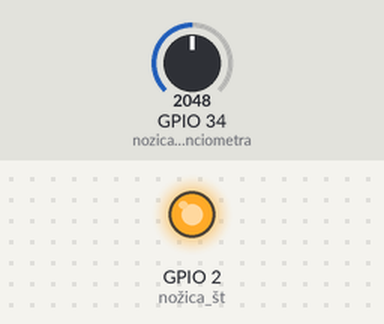
Bench run of a program on a simulated ESP32. Parts: output pins drawn as LEDs (lit = HIGH). The test bench sets the inputs (shaded band); at power-on: GPIO 34 (nozicaPotenciometra) = 2048. WiFi joins after 1.5 s; servers stay silent unless stated; what the program prints to the serial monitor is not drawn.

Above: at 1.6 s.
At 3.1 s:
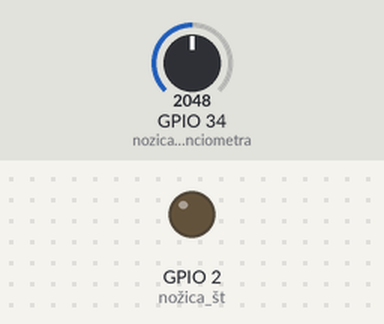
Timing chart, 0 to 4.6 s (numbered marks = the images above):
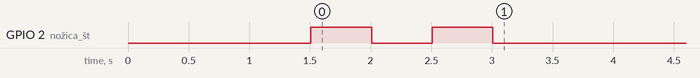

The program:

main.cpp
```cpp
#include <Arduino.h>
#include <WiFi.h>
#include <WebSocketsClient.h>
#include <ArduinoJson.h>

const char* ssid = "BUM";
const char* password = "N0gavica";

int portNumber = 8811; // preko vrat 8811 se bo esp32 povezal na node.js strežnik
WebSocketsClient webSocket; // ustvarimo objekt za delo s spletno vtičnico

String dataString; // za pošiljanje json sporočil

// na nožico 34 je priključen potenciometer 10kOhm
// ADC pretvornik (Analog to Digital Converter) na esp32
// vrednosti med 0V in 3.3V pretvorimo v vrednosti med 0 in 4095
// imamo 4096 vrednost 2^12=4096 12-bitna natančnost ADC pretvornika
const int nozicaPotenciometra = 34; // številka nožice, ki je povezana s potenciometrom

int vrednostPotenciometra = 0; // spremenljivka, v katero bomo shranili vrednost, ki jo preberemo s potenciometra

void setup() {
  // put your setup code here, to run once:
  // tu zapišemo kodo, ki se bo izvedla le enkrat - nastavitve

  Serial.begin(115200); // hitrost komunikacije preko serijskega protokola

  // WiFi.mode(WIFI_STA); // nastavitev WiFi načina delovanja na "Station" (STA) - esp32 se bo obnašal kot odjemalec, ki se povezuje na WiFi omrežje
  WiFi.begin(ssid, password); // poženemo WiFi omrežje - se priklopimo

  while (WiFi.status() != WL_CONNECTED)
  {
    delay(500);
    Serial.println("Povezovanje z WiFi omrežjem...");
  }

  Serial.println("Povezava z WiFi omrežjem je vzpostavljena.");
  Serial.print("IP naslov esp32 modula je: ");
  Serial.println(WiFi.localIP());

  // del, ki služi kot indikator, de je koda prenešena na modul
  pinMode(2, OUTPUT); // nožica št. 2 bo delovala kot izhod
  digitalWrite(2, HIGH); // na nožici 2 zapišemo visoko vrednost - LED zasveti
  delay(500); // zakasnitev izvedbe programa za specificiran čas v milisekundah, 1000 ms = 1 s
  digitalWrite(2, LOW); // na nožici 2 zapišemo nizko vrednost - LED ugasne
  delay(500); // zakasnitev izvedbe programa za specificiran čas v milisekundah, 1000 ms = 1 s
  digitalWrite(2, HIGH); // na nožici 2 zapišemo visoko vrednost - LED zasveti
  delay(500); // zakasnitev izvedbe programa za specificiran čas v milisekundah, 1000 ms = 1 s
  digitalWrite(2, LOW); // na nožici 2 zapišemo nizko vrednost - LED ugasne

  webSocket.begin("192.168.1.198", 8811); // priključimo se na node.js strežnik na IP naslovu 192...

}

void loop() {
  // put your main code here, to run repeatedly:
  // tu zapišemo kodo, ki se ponavljajoče izvaja

  webSocket.loop(); // vzdržujemo povezavo s strežnikom, preverjamo, če so npr. prišla sporočila, itd.

  vrednostPotenciometra = analogRead(nozicaPotenciometra); // preberemo vrednost s potenciometra in jo shranimo v spremenljivko
  //Serial.println(vrednostPotenciometra); // izpišemo vrednost potenciometra na serijski monitor oz. v terminal

  dataString = R"({"tipSporočila": "potenciometer", "pin": 34, "vrednost":)"; // R"() nam omogoča enostaven vnos niza znakov "literal string" brez potrebe po uporabi escape znakov, npr. za narekovaje
  dataString = dataString + String(vrednostPotenciometra) + "}"; // sestavimo JSON niz, ki ga bomo poslali na strežnik, vključno z vrednostjo potenciometra

  webSocket.sendTXT(dataString); // preko spletnega vtičnika pošljemo vrednost potenciometra v json obliki na stežnik

  // Serial.println(dataString);

  delay(50); // na 50ms izpišemo vrednost potenciometra

}
```
